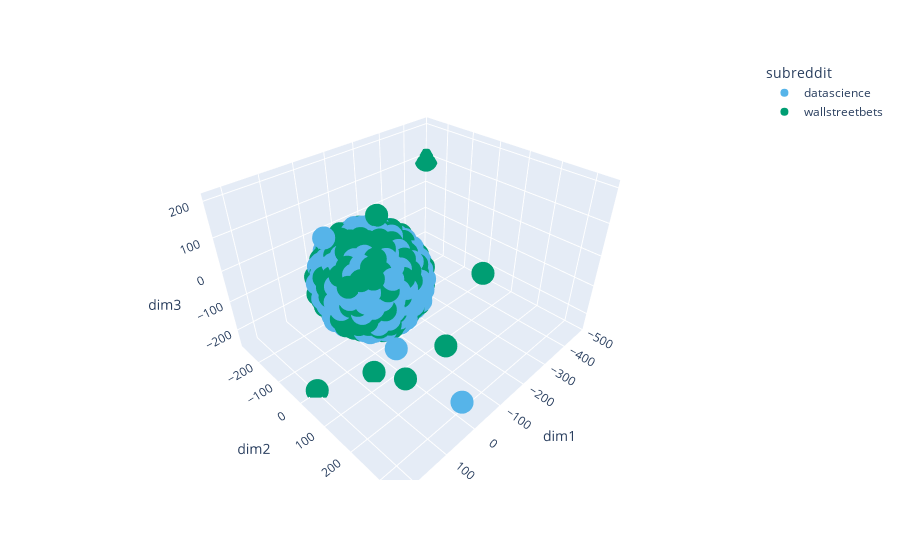

The code cell stored with this chart in its notebook:
### Markdown cell above
This is the same person.

### Code cell
tsne_viz_index(df2, 4, stop='english')

### Figure 1 — Plotly figure (JSON) as saved in the notebook; plotly's stock layout.template omitted (floating-point values rounded to 4 significant figures; data arrays with more than 128 entries replaced by an {"elided": "..."} marker saying what was removed)
{"data": [{"customdata": {"elided": "860x1 int values"}, "hovertemplate": "subreddit=datascience<br>dim1=%{x}<br>dim2=%{y}<br>dim3=%{z}<br>index=%{customdata[0]}<extra></extra>", "legendgroup": "datascience", "marker": {"color": "#56B4E9", "symbol": "circle"}, "mode": "markers", "name": "datascience", "scene": "scene", "showlegend": true, "type": "scatter3d", "x": {"elided": "860 float values"}, "y": {"elided": "860 float values"}, "z": {"elided": "860 float values"}}, {"customdata": {"elided": "717x1 int values"}, "hovertemplate": "subreddit=wallstreetbets<br>dim1=%{x}<br>dim2=%{y}<br>dim3=%{z}<br>index=%{customdata[0]}<extra></extra>", "legendgroup": "wallstreetbets", "marker": {"color": "#009E73", "symbol": "circle"}, "mode": "markers", "name": "wallstreetbets", "scene": "scene", "showlegend": true, "type": "scatter3d", "x": {"elided": "717 float values"}, "y": {"elided": "717 float values"}, "z": {"elided": "717 float values"}}], "layout": {"legend": {"title": {"text": "subreddit"}, "tracegroupgap": 0}, "margin": {"t": 60}, "scene": {"domain": {"x": [0, 1], "y": [0, 1]}, "xaxis": {"title": {"text": "dim1"}}, "yaxis": {"title": {"text": "dim2"}}, "zaxis": {"title": {"text": "dim3"}}}}}
